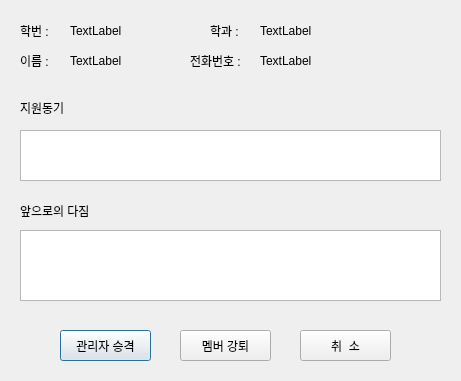
<?xml version="1.0" encoding="UTF-8"?>
<ui version="4.0">
 <class>Dialog</class>
 <widget class="QDialog" name="Dialog">
  <property name="geometry">
   <rect>
    <x>0</x>
    <y>0</y>
    <width>461</width>
    <height>381</height>
   </rect>
  </property>
  <property name="windowTitle">
   <string>Dialog</string>
  </property>
  <widget class="QPushButton" name="pushButton">
   <property name="geometry">
    <rect>
     <x>60</x>
     <y>330</y>
     <width>91</width>
     <height>31</height>
    </rect>
   </property>
   <property name="styleSheet">
    <string notr="true">font: 10pt &quot;나눔바른고딕&quot;;</string>
   </property>
   <property name="text">
    <string>관리자 승격</string>
   </property>
  </widget>
  <widget class="QLabel" name="phoneNumLabel">
   <property name="geometry">
    <rect>
     <x>260</x>
     <y>50</y>
     <width>181</width>
     <height>21</height>
    </rect>
   </property>
   <property name="styleSheet">
    <string notr="true">font: 11pt &quot;나눔바른고딕&quot;;</string>
   </property>
   <property name="text">
    <string>TextLabel</string>
   </property>
  </widget>
  <widget class="QLabel" name="label">
   <property name="geometry">
    <rect>
     <x>20</x>
     <y>100</y>
     <width>61</width>
     <height>16</height>
    </rect>
   </property>
   <property name="styleSheet">
    <string notr="true">font: 11pt &quot;나눔바른고딕&quot;;</string>
   </property>
   <property name="text">
    <string>지원동기</string>
   </property>
  </widget>
  <widget class="QPushButton" name="pushButton_2">
   <property name="geometry">
    <rect>
     <x>180</x>
     <y>330</y>
     <width>91</width>
     <height>31</height>
    </rect>
   </property>
   <property name="styleSheet">
    <string notr="true">font: 10pt &quot;나눔바른고딕&quot;;</string>
   </property>
   <property name="text">
    <string>멤버 강퇴</string>
   </property>
  </widget>
  <widget class="QLabel" name="nameLabel">
   <property name="geometry">
    <rect>
     <x>70</x>
     <y>50</y>
     <width>111</width>
     <height>21</height>
    </rect>
   </property>
   <property name="styleSheet">
    <string notr="true">font: 11pt &quot;나눔바른고딕&quot;;</string>
   </property>
   <property name="text">
    <string>TextLabel</string>
   </property>
  </widget>
  <widget class="QLabel" name="label_2">
   <property name="geometry">
    <rect>
     <x>20</x>
     <y>200</y>
     <width>91</width>
     <height>21</height>
    </rect>
   </property>
   <property name="styleSheet">
    <string notr="true">font: 11pt &quot;나눔바른고딕&quot;;</string>
   </property>
   <property name="text">
    <string>앞으로의 다짐</string>
   </property>
  </widget>
  <widget class="QPlainTextEdit" name="plainTextEdit_2">
   <property name="geometry">
    <rect>
     <x>20</x>
     <y>230</y>
     <width>421</width>
     <height>71</height>
    </rect>
   </property>
   <property name="readOnly">
    <bool>true</bool>
   </property>
  </widget>
  <widget class="QLabel" name="titleLabel_1">
   <property name="geometry">
    <rect>
     <x>20</x>
     <y>20</y>
     <width>41</width>
     <height>21</height>
    </rect>
   </property>
   <property name="styleSheet">
    <string notr="true">font: 11pt &quot;나눔바른고딕&quot;;</string>
   </property>
   <property name="text">
    <string>학번 :</string>
   </property>
  </widget>
  <widget class="QLabel" name="departmentLabel">
   <property name="geometry">
    <rect>
     <x>260</x>
     <y>20</y>
     <width>181</width>
     <height>21</height>
    </rect>
   </property>
   <property name="styleSheet">
    <string notr="true">font: 11pt &quot;나눔바른고딕&quot;;</string>
   </property>
   <property name="text">
    <string>TextLabel</string>
   </property>
  </widget>
  <widget class="QLabel" name="stuNumLabel">
   <property name="geometry">
    <rect>
     <x>70</x>
     <y>20</y>
     <width>111</width>
     <height>21</height>
    </rect>
   </property>
   <property name="styleSheet">
    <string notr="true">font: 11pt &quot;나눔바른고딕&quot;;</string>
   </property>
   <property name="text">
    <string>TextLabel</string>
   </property>
  </widget>
  <widget class="QLabel" name="titleLabel_3">
   <property name="geometry">
    <rect>
     <x>210</x>
     <y>20</y>
     <width>41</width>
     <height>21</height>
    </rect>
   </property>
   <property name="styleSheet">
    <string notr="true">font: 11pt &quot;나눔바른고딕&quot;;</string>
   </property>
   <property name="text">
    <string>학과 :</string>
   </property>
  </widget>
  <widget class="QLabel" name="titleLabel_2">
   <property name="geometry">
    <rect>
     <x>20</x>
     <y>50</y>
     <width>41</width>
     <height>21</height>
    </rect>
   </property>
   <property name="styleSheet">
    <string notr="true">font: 11pt &quot;나눔바른고딕&quot;;</string>
   </property>
   <property name="text">
    <string>이름 :</string>
   </property>
  </widget>
  <widget class="QPlainTextEdit" name="plainTextEdit">
   <property name="geometry">
    <rect>
     <x>20</x>
     <y>130</y>
     <width>421</width>
     <height>51</height>
    </rect>
   </property>
   <property name="readOnly">
    <bool>true</bool>
   </property>
  </widget>
  <widget class="QPushButton" name="pushButton_3">
   <property name="geometry">
    <rect>
     <x>300</x>
     <y>330</y>
     <width>91</width>
     <height>31</height>
    </rect>
   </property>
   <property name="styleSheet">
    <string notr="true">font: 10pt &quot;나눔바른고딕&quot;;</string>
   </property>
   <property name="text">
    <string>취  소</string>
   </property>
  </widget>
  <widget class="QLabel" name="titleLabel_4">
   <property name="geometry">
    <rect>
     <x>190</x>
     <y>50</y>
     <width>61</width>
     <height>21</height>
    </rect>
   </property>
   <property name="styleSheet">
    <string notr="true">font: 11pt &quot;나눔바른고딕&quot;;</string>
   </property>
   <property name="text">
    <string>전화번호 :</string>
   </property>
  </widget>
 </widget>
 <resources/>
 <connections/>
</ui>
